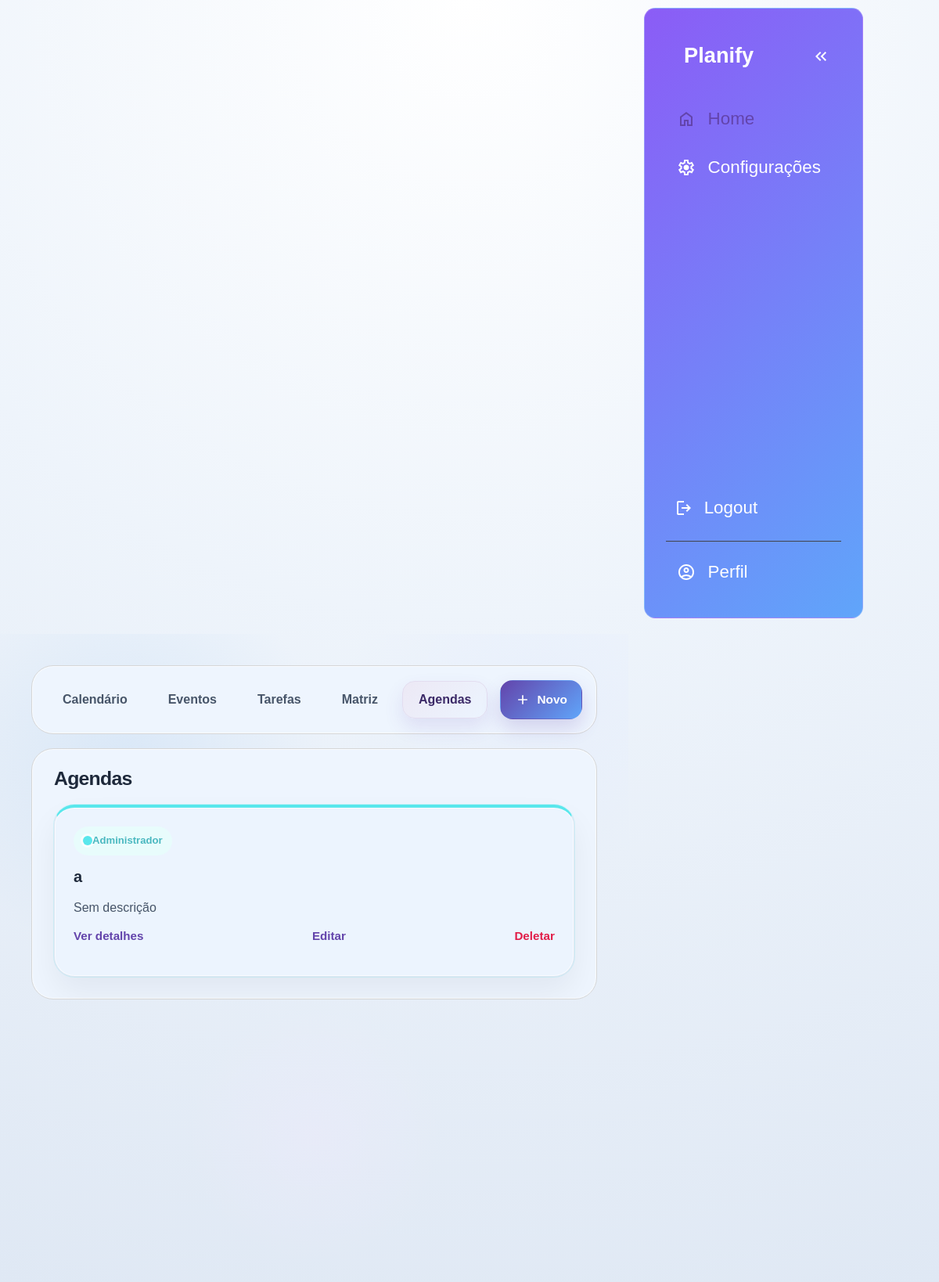
The page /schedules/main_calendar_view/?tab=agendas (signed in) on the database its author committed.
### schedules/models.py (models this page shows, shortened)
class Participant(models.Model):
    class Role(models.TextChoices):
        ADMIN = "admin", "Administrador"
        MEMBER = "member", "Participante"
    schedule = models.ForeignKey(
        Schedule,
        on_delete=models.CASCADE,
        related_name="participants"
    )
    user = models.ForeignKey(
        settings.AUTH_USER_MODEL,
        on_delete=models.CASCADE,
        related_name="participations"
    )
    role = models.CharField(max_length=10, choices=Role.choices, default=Role.MEMBER)
    joined_at = models.DateTimeField(auto_now_add=True)
    class Meta:
        unique_together = ("schedule", "user")
    @property
    def is_admin(self):
        return self.role == self.Role.ADMIN

class Schedule(models.Model):
    name = models.CharField(max_length=200)
    description = models.TextField(blank=True)
    color = models.CharField(max_length=7, default="#59e7ec", validators=[color_validator])
    icon_emoji = models.CharField(max_length=16, blank=True)
    icon_image = models.ImageField(upload_to="schedule_icons/", blank=True, null=True)
    activity_type_colors = models.JSONField(blank=True, default=default_activity_type_colors)
    created_at = models.DateTimeField(auto_now_add=True)

### schedules/views.py (the view)
# urls.py: path("main_calendar_view/", views.main_calendar_view, name="main_calendar_view"),
@login_required
def main_calendar_view(request):
    today = date.today()
    active_tab = resolve_main_tab(request)
    try:
        month = int(request.GET.get("mes", today.month))
        year = int(request.GET.get("ano", today.year))
        if not (1 <= month <= 12):
            month, year = today.month, today.year
    except (ValueError, TypeError):
        month, year = today.month, today.year
    prev_month, prev_year = (12, year - 1) if month == 1 else (month - 1, year)
    next_month, next_year = (1, year + 1) if month == 12 else (month + 1, year)
    cal = calendar.Calendar(firstweekday=6)
    calendar_days = list(cal.itermonthdays(year, month))
    participations = request.user.participations.select_related("schedule").prefetch_related(
        "schedule__participants__user"
    ).all()
    schedule_ids = participations.values_list("schedule_id", flat=True)
    sync_event_checks(request.user, schedule_ids)
    filter_kinds = request.GET.getlist("kind")
    filter_categories = request.GET.getlist("category")
    if not filter_kinds:
        filter_kinds = ["event", "task"]
    if not filter_categories:
        filter_categories = [
        "class", "exam", "assignment",
        "study", "meeting", "presentation", "personal"
        ]
    admin_participations = request.user.participations.select_related("schedule").prefetch_related(
        "schedule__participants__user"
    ).filter(
        role=Participant.Role.ADMIN
    )
    admin_schedule_ids = list(admin_participations.values_list("schedule_id", flat=True))
    user_checks = ActivityCheck.objects.filter(
    activity_id=OuterRef("pk"),
    user=request.user
    )
    activities = Activity.objects.filter(
        schedule_id__in=schedule_ids,
        date__year=year,
        date__month=month,
    ).annotate(
        is_checked_for_user=Exists(user_checks)
    ).select_related("schedule").order_by("start_time")
    if filter_kinds:
        activities = activities.filter(kind__in=filter_kinds)
    if filter_categories:
        activities = activities.filter(activity_type__in=filter_categories)
    checked_ids = set(
    ActivityCheck.objects.filter(
        user=request.user,
        activity__schedule_id__in=schedule_ids,
    ).values_list("activity_id", flat=True)
    )
    activities_by_day = {}
    for activity in activities:
        if activity.date:
            activity.resolved_color = resolve_activity_color(activity)
            day = activity.date.day
            activities_by_day.setdefault(day, []).append(activity)
    future_events = attach_resolved_colors(activities.filter(
        schedule_id__in=schedule_ids,
        kind=Activity.Kind.EVENT,
        date__gte=today,
    ).exclude(
        checks__user=request.user
    ).select_related("schedule").order_by("date", "start_time"))
    completed_events = attach_resolved_colors(activities.filter(
        schedule_id__in=schedule_ids,
        kind=Activity.Kind.EVENT,
        checks__user=request.user,
    ).select_related("schedule").order_by("date", "start_time"))
    pending_tasks_base = activities.filter(
        schedule_id__in=schedule_ids,
        kind=Activity.Kind.TASK,
    ).exclude(
        checks__user=request.user
    ).select_related("schedule")
    pending_tasks = attach_resolved_colors(
        pending_tasks_base.order_by("date", "start_time", "created_at")
    )
    all_pending_activities = activities.filter(
        schedule_id__in=schedule_ids,
    ).exclude(
        checks__user=request.user
    ).select_related("schedule")
    priority_sections = [
        {
            "value": section["value"],
            "title": section["title"],
            "label": section["label"],
            "description": section["description"],
            "tasks": attach_resolved_colors(
                all_pending_activities.filter(priority=section["value"]).order_by(
                    "date", "start_time", "created_at"
                )
            ),
        }
        for section in PRIORITY_MATRIX_SECTIONS
    ]
    month_names = [
        "", "Janeiro", "Fevereiro", "Março", "Abril", "Maio", "Junho",
        "Julho", "Agosto", "Setembro", "Outubro", "Novembro", "Dezembro"
    ]
    completed_tasks = attach_resolved_colors(activities.filter(
        kind=Activity.Kind.TASK,
        checks__user=request.user,
    ).select_related("schedule").order_by("date"))
    return render(request, "schedules/calendar.html", {
        "participations": participations,
        "admin_participations": admin_participations,
        "calendar_days": calendar_days,
        "activities_by_day": activities_by_day,
        "total_activities": activities.count(),
        "month": month,
        "year": year,
        "month_name": month_names[month],
        "prev_month": prev_month,
        "prev_year": prev_year,
        "next_month": next_month,
        "next_year": next_year,
        "today_day": today.day,
        "today_month": today.month,
        "today_year": today.year,
        "future_events": future_events,
        "pending_tasks": pending_tasks,
        "priority_sections": priority_sections,
        "admin_schedule_ids": admin_schedule_ids,
        "checked_ids": checked_ids,
        "completed_events": completed_events,
        "completed_tasks": completed_tasks,
        "activity_type_color_defaults": ACTIVITY_TYPE_COLOR_DEFAULTS,
        "active_tab": active_tab,
    })

### schedules/templates/schedules/calendar.html (shortened to what this page needs)
﻿{% load static %}
{% load calendar_tags %}
<!DOCTYPE html>
<html lang="pt-br">
<head>
  <link rel="stylesheet" href="{% static 'schedules/css/calendar.css' %}" />
  <link rel="stylesheet" href="{% static 'tp_es/css/base.css' %}" />
</head>
<body class="schedule-page">
  <nav id="sidebar">
    {% with rota_atual=request.resolver_match.url_name %}
    <ul>
      <li>
        <span class="logo">Planify</span>
        <button onclick="toggleSidebar()" id="toggle-btn">
          <svg xmlns="http://www.w3.org/2000/svg" height="24px" viewBox="0 -960 960 960" width="24px" fill="#e3e3e3">
            <path d="M440-240 200-480l240-240 56 56-183 184 183 184-56 56Zm264 0L464-480l240-240 56 56-183 184 183 184-56 56Z" />
          </svg>
        </button>
      </li>
      <li class="{% if rota_atual == 'main_calendar_view' %}active{% endif %}">
        <a href="{% url 'schedules:main_calendar_view' %}">
          {% if ui_icons.agenda_icon_image %}
            <img src="{{ ui_icons.agenda_icon_image.url }}" class="sidebar-icon-image" alt="" onerror="this.style.display='none'" />
          {% elif ui_icons.agenda_icon_emoji %}
            <span class="sidebar-icon-emoji" aria-hidden="true">{{ ui_icons.agenda_icon_emoji }}</span>
          {% else %}
          <svg xmlns="http://www.w3.org/2000/svg" height="24px" viewBox="0 -960 960 960" width="24px" fill="#e3e3e3">
            <path d="M240-200h120v-240h240v240h120v-360L480-740 240-560v360Zm-80 80v-480l320-240 320 240v480H520v-240h-80v240H160Zm320-350Z" />
          </svg>
          {% endif %}
          <span>Home</span>
        </a>
      </li>
      <li class="{% if rota_atual == 'settings_page' %}active{% endif %}">
        <a href="{% url 'accounts:settings_page' %}">
          <span>Configurações</span>
        </a>
      </li>
      <li class="logout-item">
        <form action="{% url 'schedules:logout' %}" method="post" class="logout-form">
          <button type="submit" class="logout-btn" data-cy="btn-logout">
            <svg xmlns="http://www.w3.org/2000/svg" height="24px" viewBox="0 -960 960 960" width="24px" fill="#e3e3e3">
              <path d="M200-120q-33 0-56.5-23.5T120-200v-560q0-33 23.5-56.5T200-840h280v80H200v560h280v80H200Zm440-160-55-58 102-102H360v-80h327L585-622l55-58 200 200-200 200Z" />
            </svg>
            <span>Logout</span>
          </button>
        </form>
      </li>
      <li class="profile-item {% if rota_atual == 'user_space' %}active{% endif %}">
        <a href="{% url 'accounts:user_space' %}">
          <span>Perfil</span>
        </a>
      </li>
    </ul>
    {% endwith %}
  </nav>
  <main>
    <div class="tabs-header">
      <div class="tabs-topbar">
        <div class="tab-buttons">
          <button class="tab-btn {% if active_tab == 'calendario' %}active{% endif %}" content-id="calendario" data-cy="tab-calendario">
            Calend&aacute;rio
          </button>
          <button class="tab-btn {% if active_tab == 'eventos' %}active{% endif %}" content-id="eventos" data-cy="tab-eventos">
            Eventos
          </button>
          <button class="tab-btn {% if active_tab == 'tarefas' %}active{% endif %}" content-id="tarefas" data-cy="tab-tarefas">
            Tarefas
          </button>
          <button class="tab-btn {% if active_tab == 'matriz' %}active{% endif %}" content-id="matriz" data-cy="tab-matriz">
            Matriz
          </button>
          <button class="tab-btn {% if active_tab == 'agendas' %}active{% endif %}" content-id="agendas" data-cy="tab-agendas">
            Agendas
          </button>
        </div>
        <div class="tab-actions">
          <button class="action-btn action-btn--primary" id="new-btn" data-cy="btn-novo">
            <svg xmlns="http://www.w3.org/2000/svg" height="20px" viewBox="0 -960 960 960" width="20px">
              <path d="M440-440H200v-80h240v-240h80v240h240v80H520v240h-80v-240Z" />
            </svg>
            Novo
          </button>
        </div>
      </div>
      <div class="tab-contents">
          <div class="content {% if active_tab == 'agendas' %}show{% endif %}" id="agendas">
            <div class="panel-header">
           <div>
             <h1>Agendas</h1>
          </div>
          </div>
          <div class="schedules-list">
            {% for participation in participations %}
              <article class="list-card list-card--schedule" style="--schedule-color: {{ participation.schedule.color|default:'#59e7ec' }};">
                <div class="list-card__top">
                  <span class="list-badge list-badge--schedule">
                    <span class="schedule-color-dot" aria-hidden="true"></span>
                    {% if participation.is_admin %}Administrador{% else %}Participante{% endif %}
                  </span>
                </div>
                <h3>{{ participation.schedule.name }}</h3>
                <p>{{ participation.schedule.description|default:"Sem descri&ccedil;&atilde;o" }}</p>
                <div class="list-card__actions">
                  <button
                    type="button"
                    class="text-link"
                    data-schedule-id="{{ participation.schedule.id }}"
                    data-schedule-name="{{ participation.schedule.name|escapejs }}"
                    data-schedule-description="{{ participation.schedule.description|default_if_none:''|escapejs }}"
                    data-schedule-color="{{ participation.schedule.color|default:'#59e7ec' }}"
                    data-schedule-icon-emoji="{{ participation.schedule.icon_emoji|escapejs }}"
                    data-schedule-icon-image-url="{% if participation.schedule.icon_image %}{{ participation.schedule.icon_image.url|escapejs }}{% endif %}"
                    data-activity-type-color-class="{{ participation.schedule.activity_type_colors|get_item:'class' }}"
                    data-activity-type-color-exam="{{ participation.schedule.activity_type_colors|get_item:'exam' }}"
                    data-activity-type-color-assignment="{{ participation.schedule.activity_type_colors|get_item:'assignment' }}"
                    data-activity-type-color-study="{{ participation.schedule.activity_type_colors|get_item:'study' }}"
                    data-activity-type-color-meeting="{{ participation.schedule.activity_type_colors|get_item:'meeting' }}"
                    data-activity-type-color-presentation="{{ participation.schedule.activity_type_colors|get_item:'presentation' }}"
                    data-activity-type-color-personal="{{ participation.schedule.activity_type_colors|get_item:'personal' }}"
                    data-schedule-participants-id="schedule-participants-{{ participation.schedule.id }}"
                    onclick="openScheduleDetailsModal(this)"
                  >
                    Ver detalhes
                  </button>
                  {% if participation.is_admin %}
                    <button
                      type="button"
                      class="text-link"
                      data-schedule-id="{{ participation.schedule.id }}"
                      data-schedule-name="{{ participation.schedule.name|escapejs }}"
                      data-schedule-description="{{ participation.schedule.description|default_if_none:''|escapejs }}"
                      data-schedule-color="{{ participation.schedule.color|default:'#59e7ec' }}"
                      data-schedule-icon-emoji="{{ participation.schedule.icon_emoji|escapejs }}"
                      data-schedule-icon-image-url="{% if participation.schedule.icon_image %}{{ participation.schedule.icon_image.url|escapejs }}{% endif %}"
                      data-activity-type-color-class="{{ participation.schedule.activity_type_colors|get_item:'class' }}"
                      data-activity-type-color-exam="{{ participation.schedule.activity_type_colors|get_item:'exam' }}"
                      data-activity-type-color-assignment="{{ participation.schedule.activity_type_colors|get_item:'assignment' }}"
                      data-activity-type-color-study="{{ participation.schedule.activity_type_colors|get_item:'study' }}"
                      data-activity-type-color-meeting="{{ participation.schedule.activity_type_colors|get_item:'meeting' }}"
                      data-activity-type-color-presentation="{{ participation.schedule.activity_type_colors|get_item:'presentation' }}"
                      data-activity-type-color-personal="{{ participation.schedule.activity_type_colors|get_item:'personal' }}"
                      data-schedule-participants-id="schedule-participants-{{ participation.schedule.id }}"
                      onclick="handleEditScheduleClick(event, this)"
                    >
                      Editar
                    </button>
                    <form method="post" action="{% url 'schedules:delete_schedule' participation.schedule.id %}" class="inline-form">
                      <button type="submit" class="text-link text-link--danger" onclick="return confirm('Tem certeza que deseja deletar esta agenda?')">Deletar</button>
                    </form>
                  {% else %}
                    <form method="post" action="{% url 'schedules:leave_schedule' participation.schedule.id %}" class="inline-form">
                      {% csrf_token %}
                      <button type="submit" class="text-link text-link--danger" onclick="return confirm('Tem certeza que deseja sair desta agenda?')">Sair da agenda</button>
                    </form>
                  {% endif %}
                </div>
              </article>
            {% empty %}
              <div class="empty-state">
                <h3>Nenhuma agenda encontrada</h3>
                <p>Crie uma nova agenda para come&ccedil;ar a organizar eventos e tarefas com sua equipe.</p>
              </div>
            {% endfor %}
          </div>
        </div>
      </div>
    </div>
  </main>
</body>
</html>

### rows shown on the page
Participant: role "Administrador", schedule.name "a", schedule.description "Sem descrição"
